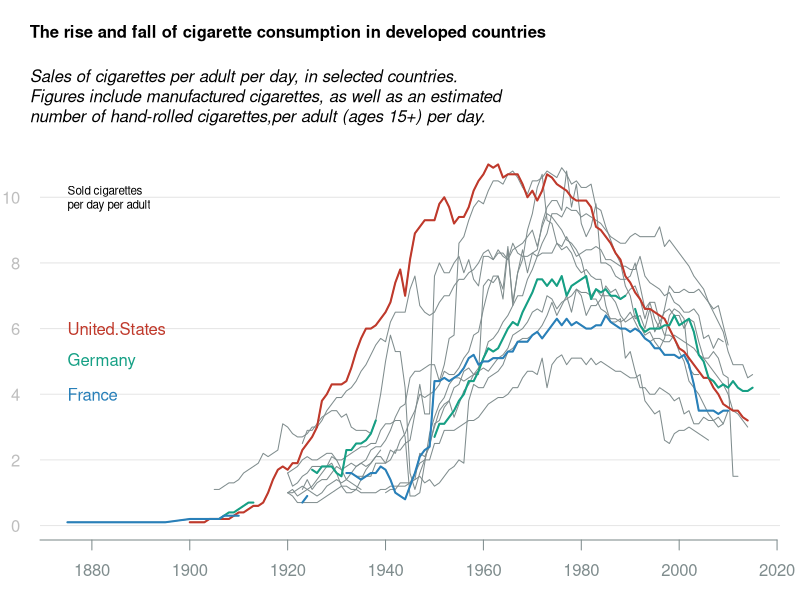

This chart was generated by the following R code:
## ---- chunk 1
# download.file(url = "https://raw.githubusercontent.com/PoisonAlien/basegraphics/main/data/05-linechart_CigConsumption.csv", destfile = "posts/2022-08-16_line-chart-cigerate-consumption/05-linechart_CigConsumption.csv")
data <- read.table(
    "05-linechart_CigConsumption.csv",
    sep = ",",
    header = TRUE
)
data[data == "null"] <- NA
data <- apply(data, 2, as.numeric)
data <- as.data.frame(data)
rownames(data) <- data$country

max_count <- max(data[, 2:ncol(data)], na.rm = TRUE)

title_main <- "The rise and fall of cigarette consumption in developed countries"
title_sub <- "Sales of cigarettes per adult per day, in selected countries.\nFigures include manufactured cigarettes, as well as an estimated\nnumber of hand-rolled cigarettes,per adult (ages 15+) per day."
## ---- chunk 2
layout(mat = matrix(data = c(1:2), nrow = 2), heights = c(2, 6))

par(mar = c(0, 0, 0, 0))
plot(NA, xlim = c(0, 1), ylim = c(0, 1), frame.plot = FALSE, axes = FALSE, xlab = NA, ylab = NA)
text(x = 0, y = 0.8, labels = title_main, cex = 1, font = 2, adj = 0)
text(x = 0, y = 0.35, labels = title_sub, cex = 1, font = 3, adj = 0)

par(mar = c(3, 2, 0, 1))
plot(NA, xlim = range(data$country), ylim = c(0, max_count), xlab = NA, ylab = NA, frame.plot = FALSE, axes = FALSE)
axis(side = 2, at = seq(0, 12, 2), labels = seq(0, 12, 2), line = 0, col.axis = "gray", cex.axis = 1, las = 2, tick = FALSE)
abline(h = seq(0, 12, 2), lwd = 1, col = "gray90")

text(x = data$country[1], y = 10, labels = "Sold cigarettes\nper day per adult", cex = 0.7, xpd = TRUE, adj = 0)

for(i in 2:ncol(data)){
  points(x = data$country, y = data[,i], pch = "", type = "l", col = "#7f8c8d")  
}

hghlt = c("United.States", "Germany", "France")
hghlt_cols = c("#c0392b", "#16a085", "#2980b9")
for(hghlt_idx in seq_along(hghlt)){
  hghlt_col_idx = which(colnames(data) == hghlt[hghlt_idx])
  points(x = data$country, y = data[,hghlt_col_idx], pch = "", type = "l", col = hghlt_cols[hghlt_idx], lwd = 2)
}

text(x = data$country[1], y = c(6:4), labels = hghlt, col = hghlt_cols, adj = 0)

axis(side = 1, at = pretty(data$country), labels = pretty(data$country), line = 0, tick = TRUE, col.axis = "#7f8c8d", col = "#7f8c8d")
